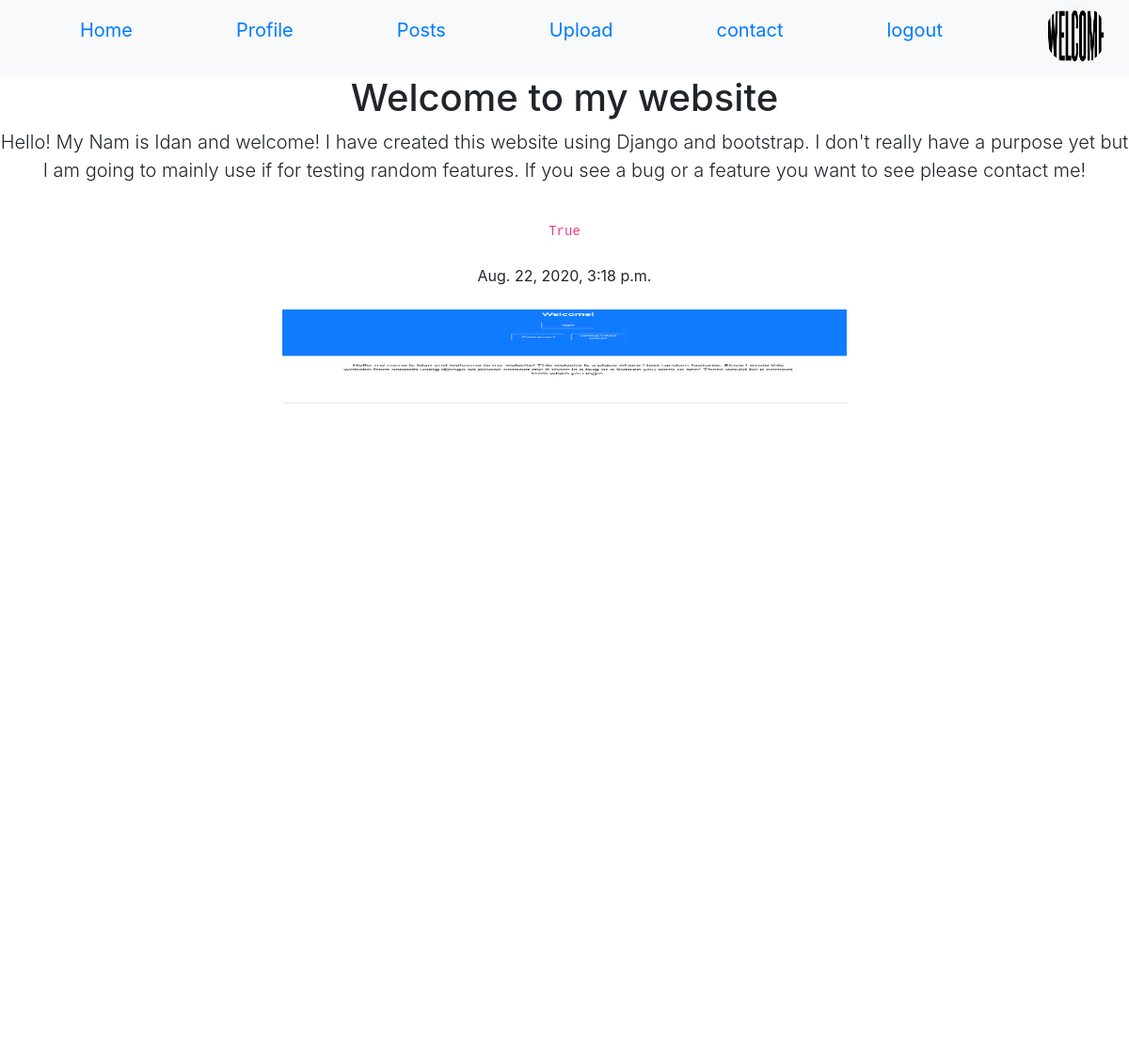
Screenshot of /post/59/ (signed in) with the database file from the repository.
### Accounts/models.py (models this page shows)
class Profile(models.Model):
    user = models.OneToOneField(User, on_delete=models.CASCADE,related_name='Profile',null = True)
    description = models.CharField(max_length=400, blank = True)
    image = models.ImageField(upload_to = 'profile_photo/',default = 'default.png')
    city = models.CharField(max_length=400, blank = True)

### Upload/models.py (models this page shows)
class Uploads(models.Model):
    title = models.CharField(max_length=50)
    content = models.TextField()
    code = models.TextField(default=True)
    time = models.DateTimeField(default=timezone.now)
    preview_img = models.ImageField(default = 'default.png', upload_to="preview_photo/")

class PostImages(models.Model):
    post = models.ForeignKey(Uploads, null = True, on_delete = models.CASCADE)
    post_imgs = models.ImageField(default='default.png', upload_to="post_photo/")

### Pages/views.py (the view)
# urls.py: path('post/<id>/', post_view),
def post_view(request,id):
    if request.user.is_authenticated:
            post = Uploads.objects.get(id=id)
            images = post.postimages_set.all()
            initial = images.first()
            images = images.exclude(id = initial.id)
            content = {'post':post , 'profile': request.user.Profile,'images': images, 'initial': initial }
            return render(request, "Posts/post_view.html",content)
    else:
        post = Uploads.objects.get(id=id)
        images = post.postimages_set.all()
        initial = images.first()
        content = {'post':post,'images': images, 'initial': initial }
        return render(request, "Posts/not_logged_post.html", content)

### Pages/Templates/Posts/post_view.html (shortened to what this page needs)
  <link rel="stylesheet" href="https://maxcdn.bootstrapcdn.com/bootstrap/4.0.0-beta.2/css/bootstrap.min.css">
  <link rel="stylesheet" type="text/css" href="post_view.css">
{% extends 'Base/base.html' %}
{% block head %}
<center><h1> {{post.title}} </h1>
  <p class="lead">{{post.content}} </p> <br>
  <code>{{post.code}}</code><br>
<br>
{{post.time}}<br><br>
<div id="carouselExampleControls" class="carousel slide" data-ride="carousel">
  <div class="carousel-inner" style= "width:50%; height: 800px !important;">
    <div class="carousel-item active">
      <img src="{{initial.post_imgs.url}}" class="d-block w-100" alt="...">
    </div>
      <a class="carousel-control-prev" href="#carouselExampleControls" role="button" data-slide="prev">
    <span class="carousel-control-prev-icon" aria-hidden="true"></span>
  </a>
  <a class="carousel-control-next" href="#carouselExampleControls" role="button" data-slide="next">
    <span class="carousel-control-next-icon" aria-hidden="true"></span>
  </a>
  </div>
</div>
</center>
{% endblock %}

### Pages/Templates/Base/base.html (shortened to what this page needs)
<link rel="stylesheet" href="https://stackpath.bootstrapcdn.com/bootstrap/4.4.1/css/bootstrap.min.css">
<ul class="nav justify-content-center navbar-light bg-light">
      <li class="nav-item px-2 py-2 ml-auto">
<form action="/">
    <button class = 'btn btn-link btn-lg' type="submit">Home</button>
</form>
      </li>
    <li class="nav-item px-2 py-2 ml-auto">
<form action="/account/profile/">
    <button class = 'btn btn-link btn-lg' type="submit">Profile</button>
</form>
       </li>
      <li class="nav-item px-2 py-2 ml-auto">
<form action="/prev/">
    <button class = 'btn btn-link btn-lg' type="submit">Posts</button>
</form>
      </li>
    <li class="nav-item px-2 py-2 ml-auto">
<form action="/upload/">
    <button class = 'btn btn-link btn-lg' type="submit">Upload</button>
</form>
  </li>
            <li class="nav-item px-2 py-2 ml-auto">
<form action="/contact/">
    <button class = 'btn btn-link btn-lg' type="submit">contact</button>
</form>
  </li>
        <li class="nav-item px-2 py-2 ml-auto">
<form action="/logout/">
    <button class = 'btn btn-link btn-lg' type="submit">logout</button>
</form>
  </li>
    <li class="nav-item px-4 py-1 ml-auto">
    <img  class="rounded-circle" src = "{{ profile.image.url }}" width="65" height="65"/>
</li>
</ul>
{% block head %}
{% endblock %}

### Pages/Templates/Posts/post_view.css (style rules this page uses)
.carousel-inner > .carousel-item > img { width:100px; height:100px; }

### rows the page displays
Profile: image (picture)
Uploads: title "Welcome to my website", content "Hello! My Nam is Idan and welcome! I have created this website using Django and bootstrap. I don't really have a purpose yet but I am going to mainly use if for testing random features. If you see a bug or a feature you want to see please contact me!", code "True", time "Aug. 22, 2020, 3:18 p.m."
PostImages: post_imgs (picture)
